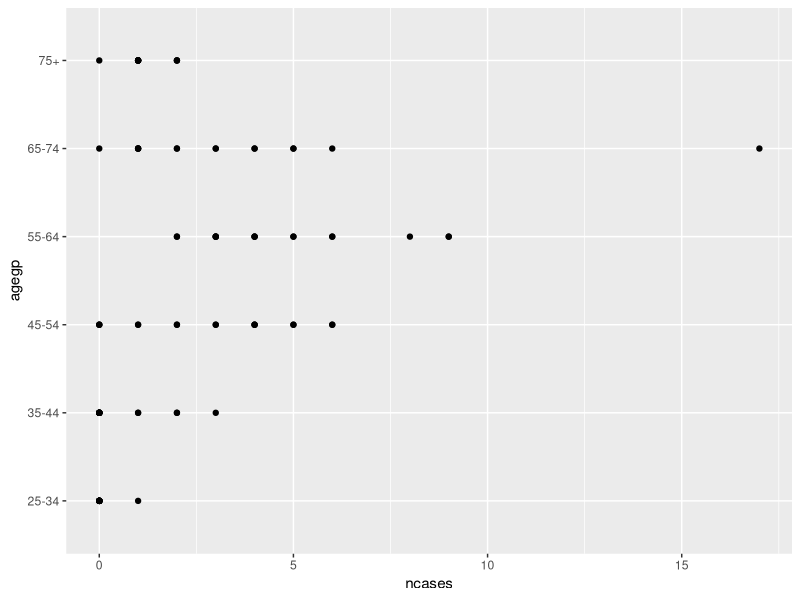
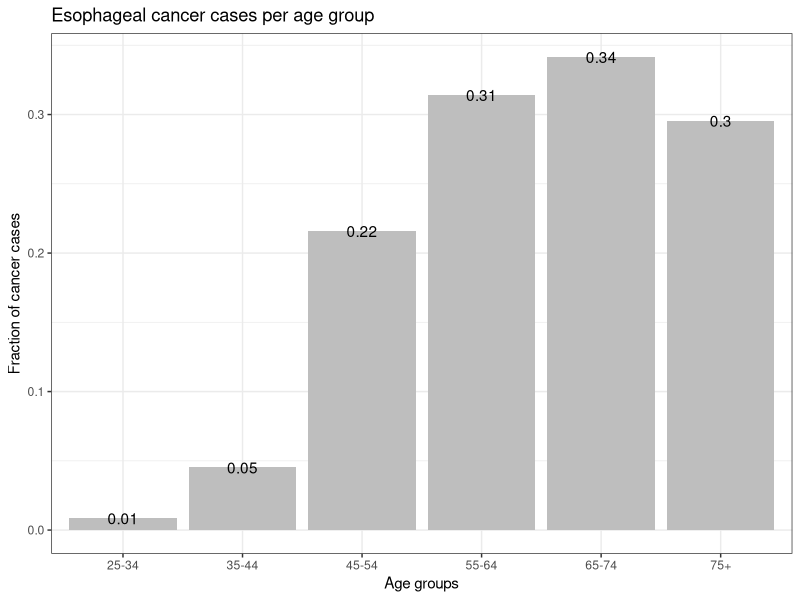
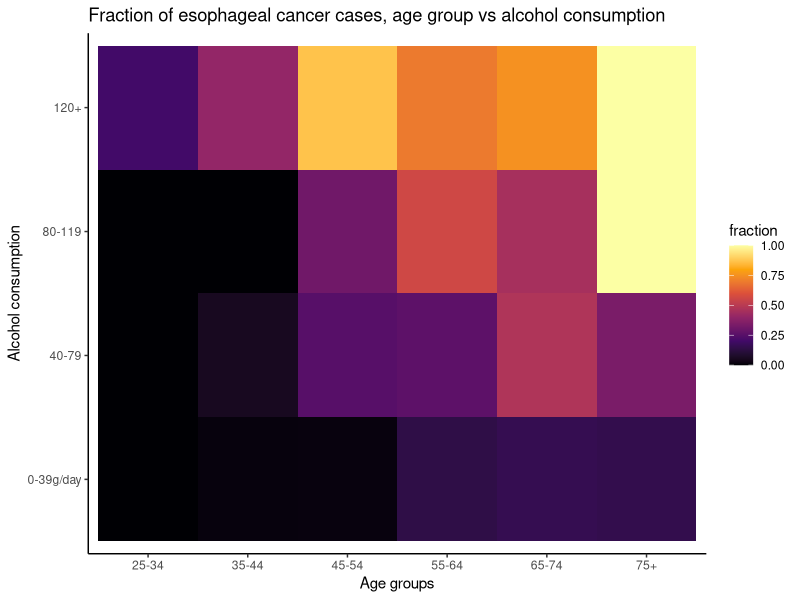
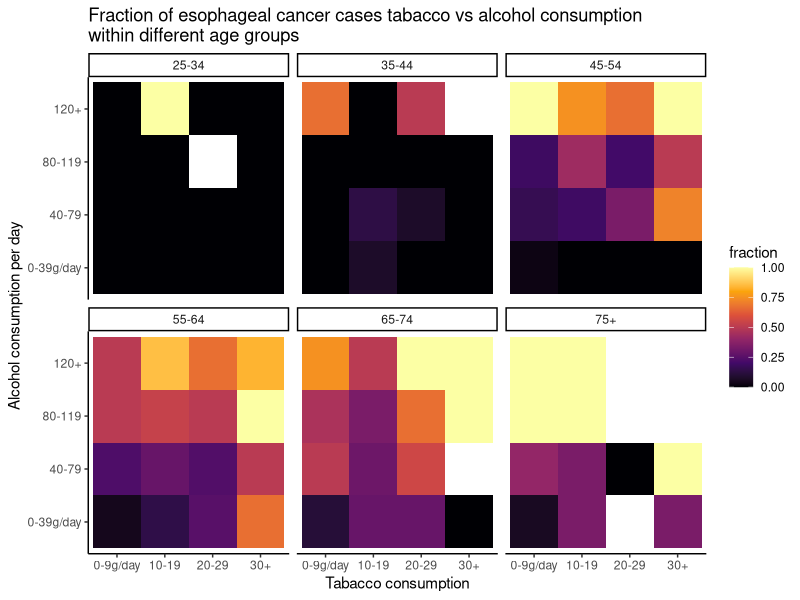
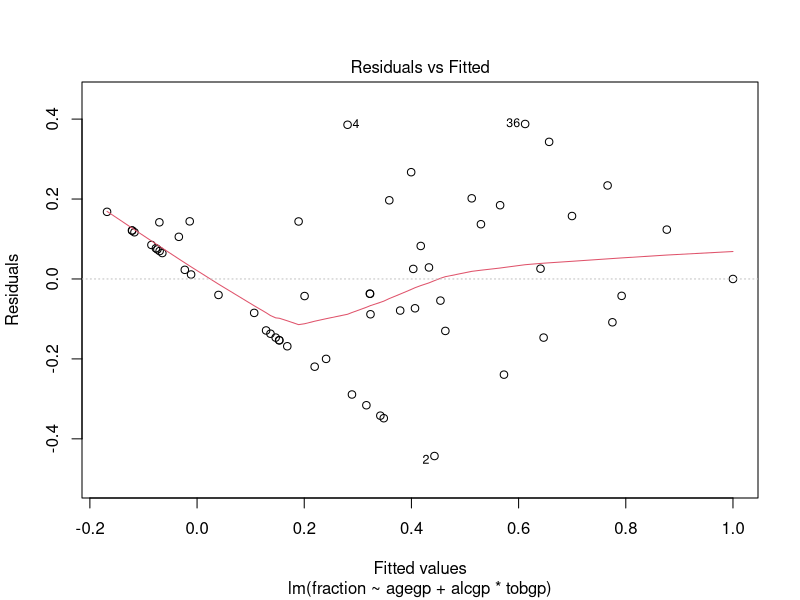
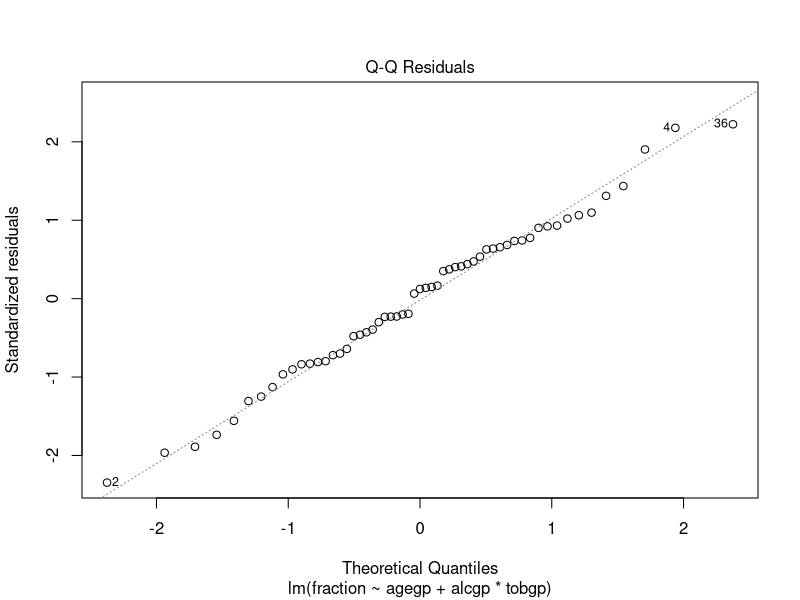
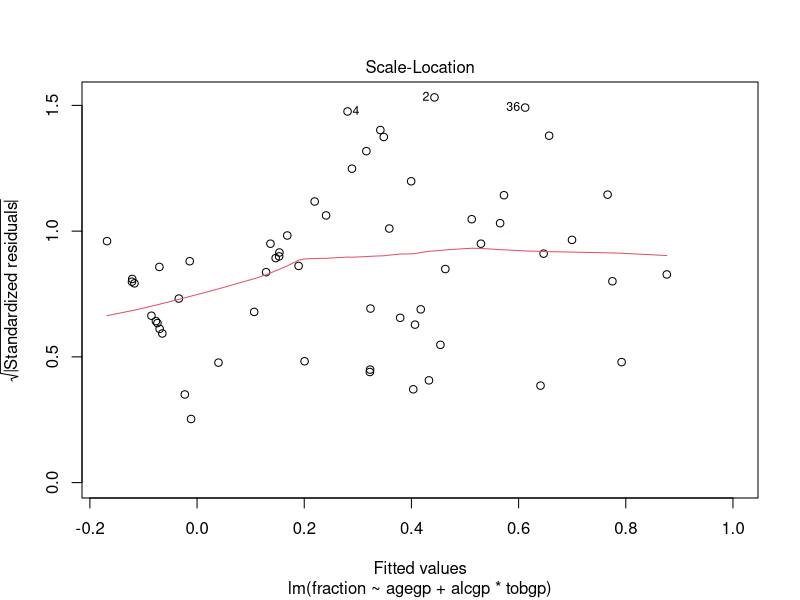
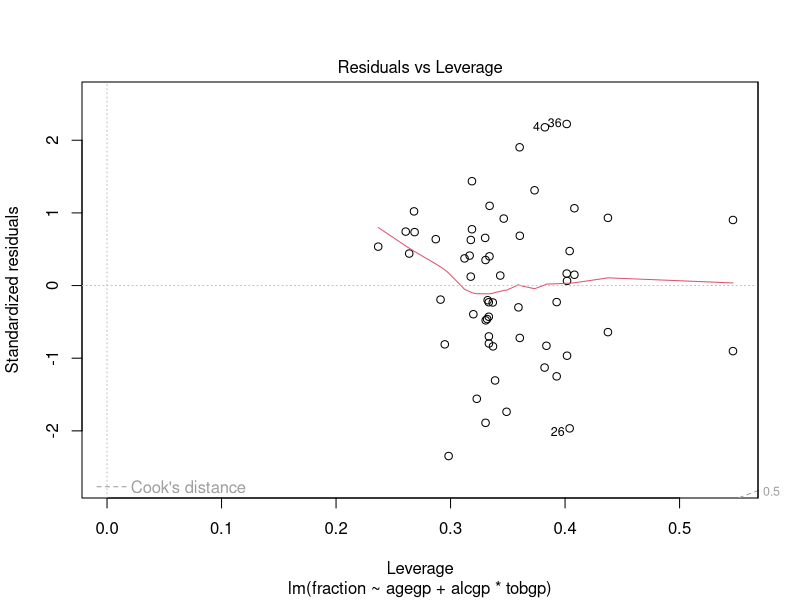

Recreate these plots in R, in order.
## ---- chunk 1
knitr::opts_chunk$set(echo = TRUE, warning = FALSE, message = FALSE, error = TRUE)
## ---- chunk 2
5 + 10 
3 * 2
4 - 7
7 / 3 
4 ^ 2
## ---- chunk 3
a <- 5 + 10 
b <- 3 * 2
## ---- chunk 4
(a+b)^2*a
## ---- chunk 5
5 > 3
5 < 3
5 == 2
5 != 2
## ---- chunk 6
x <- "Machine Learning"
y <- "in Health"
## ---- chunk 7
x != y 
x == y
## ---- chunk 8
paste(x, y, sep = " ")
## ---- chunk 9
myvec <- c(1, 2, 2.3, 1.1, 6, 1) #assign a vector to a variable
myvec # prints the given variable
## ---- chunk 10
myvec[3] # selects the third element in myvec
myvec[c(1,3)] # selects the first and the third element in vev

## ---- chunk 11
1 %in% myvec # asks whether 1 is in myvec
1 == myvec # asks the same but for each element in myvec
## ---- chunk 12
myvec[1==myvec] # filter myvec for all values that are 1
myvec[myvec > 2] # filter myvec for all values that are > 2
## ---- chunk 13
which(myvec==1)
## ---- chunk 14
matrix(myvec, ncol = 1) # creates a matrix with one column out of myvec

matrix(myvec, ncol = 2) # creates a matrix with two columns sorted by columns

matrix(myvec, ncol = 2, byrow = TRUE) # creates a matrix with two columns sorted by rows

mymatrix <- matrix(myvec, ncol = 2, dimnames = list(c("A", "B", "D"), c("X", "Y"))) # creates a matrix with row and column names and assigns it to a variable called "mymatrix

mymatrix # prints the matrix
## ---- chunk 15
mymatrix <- matrix(myvec, ncol = 2, dimnames = list(c("A", "B", "D"), c("X", "Y")))

mymatrix[,2] # selects second column
mymatrix[1,] # selects first row
mymatrix[1,2] # selects element in first row and second column

mymatrix["A",] # selects row named "A"

## ---- chunk 16
mydf <- data.frame("age" = c(22, 16, 17, 12, 14), 
                   "sex" = c("f", "f", "m", "m", "f"), 
                   "some_binary_characterisation" = c(TRUE, FALSE, TRUE, TRUE, FALSE))

mydf

## ---- chunk 17
rownames(mydf) <- LETTERS[1:5] # sets rownames of mydf using the in-build vector LETTERS
# one could also rename the columns using the similar function colnames()

mydf
## ---- chunk 18

# all three methods will return the same column of mydf
mydf$age
mydf[,1]
mydf[,"age"]
## ---- chunk 19
mylist <- list("vector" = myvec, "matrix" = mymatrix, "dataframe" = mydf) # create a list with named elements
# renaming or naming afterwards is possible using the function names()
## ---- chunk 20
mylist[[2]] # select the second element in mylist
mylist[["matrix"]] # select the element named "matrix"
mylist$matrix  

# notice the difference when using a single square bracket
mylist[2]

## ---- chunk 21
# summarize.numerics is the name of the function
summarize.numerics <- function(data, # data is the input for our function
                               calc.mean = TRUE){ # calc.mean is an additional parameter with the default value TRUE
  # now lets define what should be done when calling the function in the function body
  
  if(calc.mean == TRUE){ # if calc.mean is TRUE the mean will be calculated
    # create a named vector that contains the results of mean, median and standard deviation calculation
      summary_vec <- c("mean" = mean(data), 
                       "median" = median(data), 
                       "sd" = sd(data))
  }else if(calc.mean == FALSE){ # if calc.mean is FALSE we do not calculate the mean
          summary_vec <- c("median" = median(data), 
                            "sd" = sd(data))
  }else{# if for some reasons no value is given to cal.mean then give a warning
    warning("no or wrong settings for calc.mean")
    # but also calculate everything
    summary_vec <- c("mean" = mean(data), 
                     "median" = median(data), 
                     "sd" = sd(data))
  }
  # return the result of our function
  return(summary_vec)
}
## ---- chunk 22
summarize.numerics(data = mydf$age)
summarize.numerics(data = mydf$age, calc.mean = FALSE)
summarize.numerics(data = mydf$age, calc.mean = " ")
## ---- chunk 23
if(!require(tidyverse)){ # asks whether the package tidyverse is not installed
    install.packages("tidyverse") # if not installed, install it now
}
library(tidyverse) # loads the package into your R environment

# loading a package is always necessary whenever starting a new R session
## ---- chunk 24
# classic way of doing several actions on your data
# nested functions are read from the inside to the outside
# one can use paragraphs and tabs to make nested functions more readable
summarize( # function to perform summarising functions on data
  group_by( # group data by some variables (sex and some_binary_characterisation)
    as.tibble(mydf), # make a tibble out of a data frame
    sex, some_binary_characterisation), # grouping variables of mydf
  how_many = n(), # summarizing function one (count rows for different groups)
  avg_age = mean(age) # summarizing function two (calculate the mean among the different groups)
  )

# can also be written like this: 
summarize(group_by(as.tibble(mydf), sex, some_binary_characterisation), how_many = n(), avg_age = mean(age))



# piping the same functions 
mydf %>% 
  as.tibble() %>% 
  group_by(sex, some_binary_characterisation) %>% 
  summarize(how_many = n(), 
            avg_age = mean(age))
  

# all of the functions used here (besides n() and mean()) are part of the tidyverse  

## ---- chunk 25
# empty environment 
rm(list = ls())
# empty RAM
gc()
## ---- chunk 26
data("esoph")
## ---- chunk 27
# are all base R functions
class(esoph)
dim(esoph)

## ---- chunk 28
colnames(esoph)
## ---- chunk 29
# prints the first 6 rows of our object
head(esoph)

# display the structure of our object
str(esoph)
# same as str() but from tidyverse, trys to show as much data as possible
glimpse(esoph)

# summarizes the values in each column (comes from tidyverse)
summary(esoph)

## ---- chunk 30
esoph %>% 
  # make a ggplot with number of cases on the x axis and the age groups on the y axis
  ggplot(aes(x = ncases, y = agegp)) +
  # specify you want adot plot 
  geom_point() 

## ---- chunk 31

esoph %>% 
  # group by age so we calculate the relative numbers for this group only
  group_by(agegp) %>% 
  # calculate the fraction of positive cases among all 
  summarize(fraction = sum(ncases)/(sum(ncontrols)+sum(ncases))) %>% 
  # do a ggplot
  ggplot(aes(x = agegp, y = fraction)) +
  # make a bar plot
  geom_bar(stat = "identity", fill = "grey") +
  # change the general theme of the plot
  theme_bw() +
  # change labels
  labs(title = "Esophageal cancer cases per age group", 
       x = "Age groups", 
       y = "Fraction of cancer cases") +
  # add the rounded fractions as text layer on top of the bar plot
  geom_text(aes(label = round(fraction, 2)))

## ---- chunk 32

esoph %>% 
  # calculate fractions for these two groups in combination
  group_by(agegp, alcgp) %>% 
  summarize(fraction = sum(ncases)/(sum(ncontrols)+sum(ncases))) %>% 
  ggplot() +
  # make a plot out of tiles, colourcode it with the fraction
  geom_tile(aes(x = agegp, y = alcgp, fill = fraction)) +
  # use this colouring shema
  scale_fill_viridis_c(option = "B") +
  labs(title = "Fraction of esophageal cancer cases, age group vs alcohol consumption", 
       x = "Age groups", 
       y = "Alcohol consumption") +
  # use another theme
  theme_classic()
## ---- chunk 33
esoph %>% 
  # calculate fraction for all three grouping parameter combinations
  group_by(agegp, tobgp, alcgp) %>% 
  mutate(fraction = sum(ncases)/(sum(ncontrols)+sum(ncases))) %>% 
  ggplot() +
  geom_tile(aes(x = tobgp, y = alcgp, fill = fraction)) +
  theme_classic() +
  scale_fill_viridis_c(option = "B") +
  labs(title = "Fraction of esophageal cancer cases tabacco vs alcohol consumption\nwithin different age groups", 
       x = "Tabacco consumption", 
       y = "Alcohol consumption per day") +
  # we're missing the age information by now. So we make one heatmap for each age group
  facet_wrap(.~agegp)
## ---- chunk 34
esoph %>% 
  group_by(agegp, tobgp, alcgp) %>% 
  mutate(fraction = sum(ncases)/(sum(ncontrols)+sum(ncases))) %>% 
  ungroup() -> esoph
## ---- chunk 35
# set seed
set.seed(345)
# define rows of esoph that are used for training
Training <- sample(nrow(esoph), nrow(esoph)/3*2)
## ---- chunk 36
# predict fraction based on age
model_ag <- lm(fraction ~ agegp, data = esoph[Training,])
# predict fraction based on age and alcohol or tobacco
model_agal <- lm(fraction ~ agegp+alcgp, data = esoph[Training,])
model_agto <- lm(fraction ~ agegp+tobgp, data = esoph[Training,])
# predict fraction based on age and alcohol and tabacco consumption
model_full <- lm(fraction ~ agegp+alcgp*tobgp, data = esoph[Training,])

## ---- chunk 37
plot(model_full)
## ---- chunk 38
# select all rows but the Training ones
esoph[-Training,] %>% 
  # create new columns with the predicted values given each model
  add_column(age = predict(model_ag, esoph[-Training,]), 
             agal = predict(model_agal, esoph[-Training,]), 
             agto = predict(model_agto, esoph[-Training,]), 
             full = predict(model_full, esoph[-Training,])) -> Predictions



## ---- chunk 39
Predictions %>% 
  # create a long tibble with all predictions in one column and all different model types in another column
  pivot_longer(age:full, names_to="model_vars", values_to = "prediction") %>% 
  # group by each model 
  group_by(model_vars) %>% 
  # calculate different types of correlation between predicted and actual data + the p values indicating the significance of this correlation
  mutate(pearson.c = cor.test(fraction, prediction, method = "pearson")$estimate, 
         pearson.p =  cor.test(fraction, prediction, method = "pearson")$p.value, 
         spearman.c = cor.test(fraction, prediction, method = "spearman")$estimate, 
         spearman.p = cor.test(fraction, prediction, method = "spearman")$p.value) %>% 
  ggplot(aes(x = fraction, y = prediction)) +
  # add a diagonale line into our plot
  geom_abline(slope = 1, intercept = 0, color = "red") +
  # plot our data (fractions vs predictions)
  geom_point() +
  # add a smoothed fit line through the poibts
  geom_smooth() +
  # add the information about the correlations
  geom_text(aes(label = paste("PC =", round(pearson.c, 2), "/ p = ", round(pearson.p, 2), "; SC = ", round(spearman.c, 2), "/ p = ", round(spearman.p, 2), sep = " "), 
                x = .5, y = 1), check_overlap = TRUE) +
  # define a theme
  theme_bw() +
  # make one plot per model type
  facet_wrap(.~model_vars)
## ---- chunk 40
# sample the fractions randomly so they are not connected with the group parameters anymore
esoph$rn_frac <- sample(esoph$fraction)
## ---- chunk 41
rn_model_ag <- lm(rn_frac ~ agegp, data = esoph[Training,])
rn_model_agal <- lm(rn_frac ~ agegp+alcgp, data = esoph[Training,])
rn_model_agto <- lm(rn_frac ~ agegp+tobgp, data = esoph[Training,])
rn_model_full <- lm(rn_frac ~ agegp+alcgp*tobgp, data = esoph[Training,])

## ---- chunk 42
plot(rn_model_full)
## ---- chunk 43
esoph[-Training,] %>% 
  add_column(age = predict(rn_model_ag, esoph[-Training,]), 
             agal = predict(rn_model_agal, esoph[-Training,]), 
             agto = predict(rn_model_agto, esoph[-Training,]), 
             full = predict(rn_model_full, esoph[-Training,])) -> Randoms
## ---- chunk 44
Predictions %>% 
  pivot_longer(age:full, names_to="model_vars", values_to = "prediction",) %>%
  left_join(Randoms %>% 
              select(-rn_frac) %>% 
              pivot_longer(age:full, names_to = "model_vars", 
                           values_to = "random_prediction")) -> Preds_Rnds

## ---- chunk 45
Preds_Rnds %>% 
    group_by(model_vars) %>% 
    mutate(pearson.c = cor.test(fraction, prediction, method = "pearson")$estimate, 
           pearson.p =  cor.test(fraction, prediction, method = "pearson")$p.value, 
           spearman.c = cor.test(fraction, prediction, method = "spearman")$estimate, 
           spearman.p = cor.test(fraction, prediction, method = "spearman")$p.value, 
           rn_pearson.c = cor.test(fraction, random_prediction, method = "pearson")$estimate, 
           rn_pearson.p = cor.test(fraction, random_prediction, method = "pearson")$p.value, 
           rn_spearman.c = cor.test(fraction, random_prediction, method = "spearman")$estimate, 
           rn_spearman.p = cor.test(fraction, random_prediction, method = "spearman")$p.value, )  %>% 
  ggplot(aes(x = fraction, y = prediction)) +
  geom_abline(slope = 1, intercept = 0, color = "red") +
  geom_point() +
  geom_smooth() +
  geom_text(aes(label = paste("PC =", round(pearson.c, 2), "/ p = ", round(pearson.p, 2), "; SC = ", round(spearman.c, 2), "/ p = ", round(spearman.p, 2), sep = " "), 
                x = .5, y = 1), check_overlap = TRUE) +
  geom_point(aes(y = random_prediction), color = "grey") +
  geom_text(aes(label = paste("PC =", round(rn_pearson.c, 2), "/ p = ", round(rn_pearson.p, 2), "; SC = ", round(rn_spearman.c, 2), "/ p = ", round(rn_spearman.p, 2), sep = " "), 
                x = .5, y = .2), check_overlap = TRUE) +
  theme_bw() +
  facet_wrap(.~model_vars)
## ---- chunk 46
summary(model_full)
## ---- chunk 47
anova(model_full)
## ---- chunk 48

# our table containing predicted fractions and random based predicted fractions
Preds_Rnds %>% 
  # for each model
  group_by(model_vars) %>% 
  # do a u-test and put the p.value in our table
  summarise(u_test_p.value = wilcox.test(prediction, random_prediction, paired = FALSE)$p.value) %>% 
  # since we did multiple tests we need to correct for multiple testing 
  mutate(u_test_p.value.adjust = p.adjust(u_test_p.value, method = "bonferroni"))
## ---- chunk 49
kruskal.test(Preds_Rnds$prediction~Preds_Rnds$model_vars)

## ---- chunk 50
# write function that performs test on some variables
multi.test <- function(dist1, dist2, dt){
  
  dt %>% 
    summarise(p.value = wilcox.test(unlist(.[, dist1]), unlist(.[, dist2]), paired = FALSE)$p.value, 
              test.stat = wilcox.test(unlist(.[, dist1]), unlist(.[, dist2]), paired = FALSE)$statistic) %>% 
          # add column so we later know which distributions were compared with each other
      add_column(comparison = paste(sort(c(dist1, dist2)), collapse = "_")) -> test
  
  return(test)
    
}



# create named vector of column names of interest
Distributions <- c("age", "agal", "agto", "full")
names(Distributions) <- Distributions


# loop / apply multi.test through whole data frame
lapply(Distributions, function(dist1){
  lapply(Distributions[which(Distributions != dist1)], function(dist2, dt){
    test <- multi.test(dist1, dist2, dt) 
    return(test)
    
  }, Predictions) %>% 
    # output of lapply is a list, we want a table -> bind_rows()
    bind_rows()
}) %>%
  # same
  bind_rows() %>% 
  # filter table for unique values in comparison so we have each result once
  distinct(comparison, .keep_all = TRUE) %>% 
  # do multiple testing correction 
  mutate(p.value.adjust = p.adjust(p.value, method = "bonferroni"))
  

